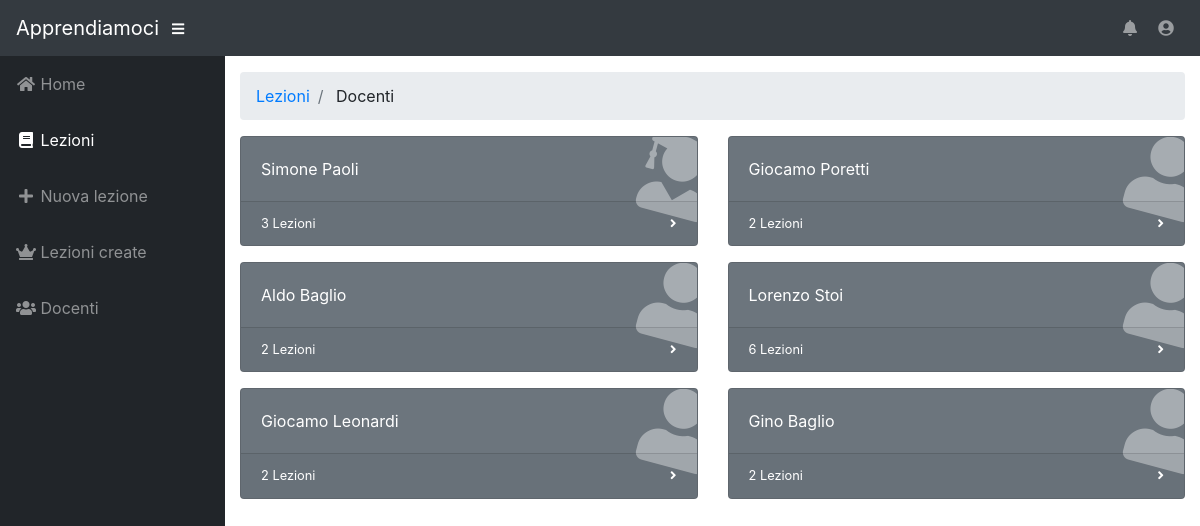
The app's page /filtraDocenti/index.php (signed in) with its own data.
### tables this page shows
CREATE TABLE `utenti` (
  `id` int(15) NOT NULL AUTO_INCREMENT,
  `email` varchar(30) NOT NULL,
  `password` varchar(40) NOT NULL,
  `nome` varchar(20) NOT NULL,
  `cognome` varchar(20) NOT NULL,
  `tipo` ENUM('studente', 'professore', 'admin') DEFAULT 'studente',
  `aiuti` BOOLEAN DEFAULT 1,
  `notifiche` BOOLEAN DEFAULT 1,
  PRIMARY KEY (`id`),
  UNIQUE KEY (`email`)
);

### src/connection.php (called while the page is built, shortened)
<?php
  function query($sql){
    $conn = new mysqli("localhost", "root", "", "appRendiamo");
    $tabella = array();
    $result = $conn->query($sql);
    if (isset($result->num_rows)){
      if ($result->num_rows == 0) {
        return $tabella;
      } else while($row = $result->fetch_assoc()){
        array_push($tabella, $row);
      }
      return $tabella;
    } else {
      $conn->close();
    }
  }
?>

### src/filtraDocenti/wrapper.php (the view, shortened to what this page needs)
<div id="wrapper">
  <?php include '../wrapper_head.php' ?>
  <?php $docenti = query("SELECT utenti.*, COUNT(lezioni.id) as count FROM utenti, lezioni WHERE (tipo='professore' OR tipo='admin') AND lezioni.idUtente=utenti.id GROUP BY utenti.id") ?>
  <div id="content-wrapper">
    <div class="container-fluid">
      <ol class="breadcrumb">
        <li class="breadcrumb-item">
          <a href="../filtra/">Lezioni</a>
        </li>
        <li class="breadcrumb-item">
          Docenti
        </li>
      </ol>
      <div class="row">
        <?php foreach ($docenti as $docente): ?>
        <div class="col-xl-6 col-sm-6 mb-3" onclick="window.location='../lezioni/?utente=<?php echo $docente['id'] ?>'">
  			  <div class="card text-white o-hidden h-100 onmouseover bg-secondary" onmouseover="hover(this)" onmouseleave="leave(this)">
    				<div class="card-body">
    				  <div class="card-body-icon">
                <?php if ($docente['tipo'] == 'admin'): ?>
                  <i class="fas fa-user-graduate"></i>
                <?php else: ?>
                  <i class="fas fa-user"></i>
                <?php endif; ?>
    				  </div>
    				  <div class="mr-5">
                <?php echo $docente['nome']. " " .$docente['cognome']?>
              </div>
    				</div>
    				<a class="card-footer text-white clearfix small z-1" href="../lezioni/?materia=<?php echo $materia['id'] ?>">
    				  <span class="float-left">
                <?php echo $docente['count'] ?> Lezioni
              </span>
    				  <span class="float-right">
    					       <i class="fas fa-angle-right"></i>
    				  </span>
  				    </a>
  			  </div>
  			</div>
      <?php endforeach; ?>
      </div>
    </div>
  </div>
</div>

### records on screen
utenti: tipo "admin" (drawn), nome "Simone", cognome "Paoli", count "3"
utenti: tipo "professore" (drawn), nome "Giocamo", cognome "Poretti", count "2"
utenti: tipo "professore" (drawn), nome "Aldo", cognome "Baglio", count "2"
utenti: tipo "professore" (drawn), nome "Lorenzo", cognome "Stoi", count "6"
utenti: tipo "professore" (drawn), nome "Giocamo", cognome "Leonardi", count "2"
utenti: tipo "professore" (drawn), nome "Gino", cognome "Baglio", count "2"
